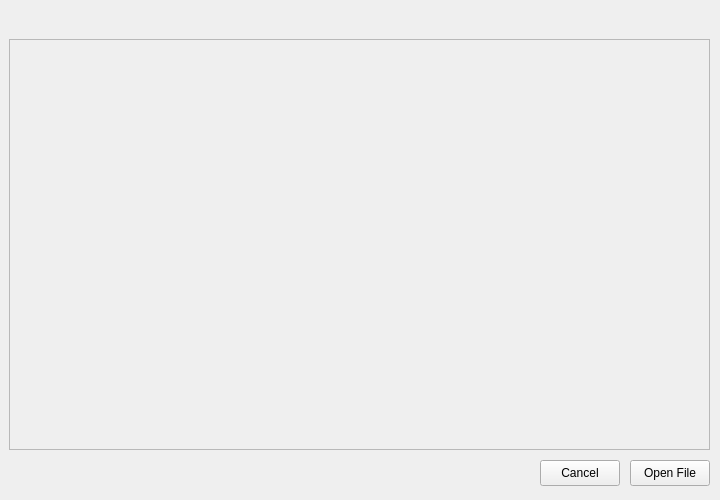
<?xml version="1.0" encoding="UTF-8"?>
<ui version="4.0">
 <class>Form</class>
 <widget class="QWidget" name="Form">
  <property name="geometry">
   <rect>
    <x>0</x>
    <y>0</y>
    <width>720</width>
    <height>500</height>
   </rect>
  </property>
  <property name="windowTitle">
   <string>Form</string>
  </property>
  <widget class="QPushButton" name="btnOpen">
   <property name="geometry">
    <rect>
     <x>630</x>
     <y>460</y>
     <width>80</width>
     <height>26</height>
    </rect>
   </property>
   <property name="text">
    <string>Open File</string>
   </property>
  </widget>
  <widget class="QPushButton" name="btnCancel">
   <property name="geometry">
    <rect>
     <x>540</x>
     <y>460</y>
     <width>80</width>
     <height>26</height>
    </rect>
   </property>
   <property name="text">
    <string>Cancel</string>
   </property>
  </widget>
  <widget class="QLabel" name="lblInput">
   <property name="geometry">
    <rect>
     <x>10</x>
     <y>0</y>
     <width>701</width>
     <height>30</height>
    </rect>
   </property>
   <property name="text">
    <string/>
   </property>
  </widget>
  <widget class="QFrame" name="frm">
   <property name="geometry">
    <rect>
     <x>9</x>
     <y>39</y>
     <width>701</width>
     <height>411</height>
    </rect>
   </property>
   <property name="frameShape">
    <enum>QFrame::StyledPanel</enum>
   </property>
   <property name="frameShadow">
    <enum>QFrame::Raised</enum>
   </property>
  </widget>
 </widget>
 <resources/>
 <connections/>
</ui>
